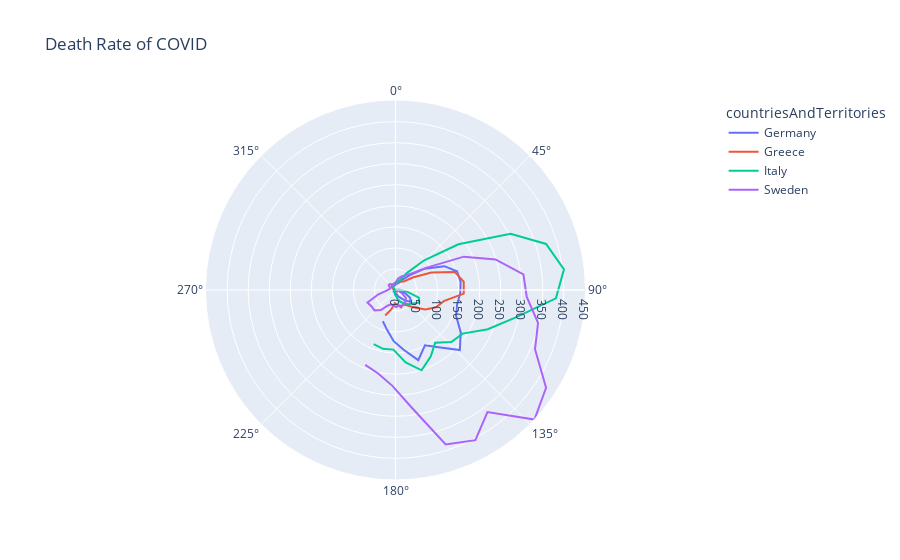

Source (notebook cell):
### Code cell
import plotly.express as px

cdf["death_rate"] = cdf["cases_weekly"]*100000/cdf["popData2019"]
cdf["yearprog"] = cdf["deltaTime_since_start_of_recording"]/365

fig = px.line_polar(cdf.query('countriesAndTerritories == "Italy" or countriesAndTerritories == "Germany" or countriesAndTerritories == "Sweden" or countriesAndTerritories == "Greece"'), r="death_rate", theta = "yearprog", color = "countriesAndTerritories",
                    title = "Death Rate of COVID")
fig.show()
